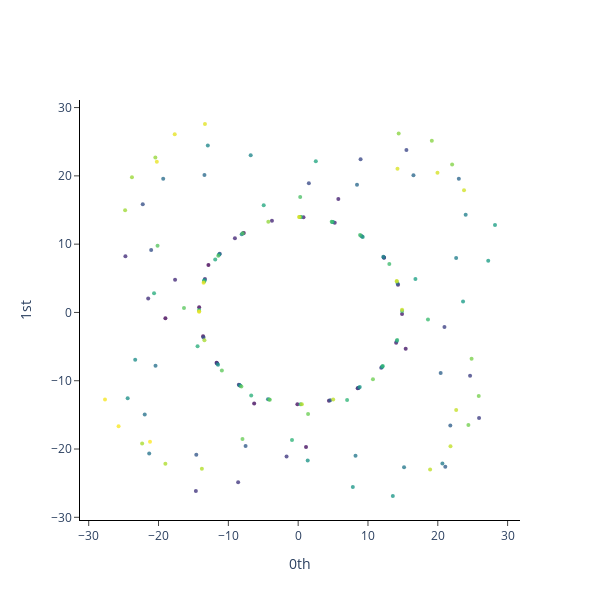

The code cell stored with this chart in its notebook:
### Code cell
plot_point_cloud(plot_cloud)

### Figure 1 — Plotly figure (JSON) as saved in the notebook; plotly's stock layout.template omitted (floating-point values rounded to 4 significant figures; data arrays with more than 128 entries replaced by an {"elided": "..."} marker saying what was removed)
{"data": [{"marker": {"color": {"elided": "167 int values"}, "colorscale": [[0, "#440154"], [0.1111, "#482878"], [0.2222, "#3e4989"], [0.3333, "#31688e"], [0.4444, "#26828e"], [0.5556, "#1f9e89"], [0.6667, "#35b779"], [0.7778, "#6ece58"], [0.8889, "#b5de2b"], [1, "#fde725"]], "opacity": 0.8, "size": 4}, "mode": "markers", "type": "scatter", "x": {"elided": "167 float values"}, "y": {"elided": "167 float values"}}], "layout": {"height": 600, "plot_bgcolor": "white", "width": 600, "xaxis": {"anchor": "x", "exponentformat": "e", "linecolor": "black", "linewidth": 1, "mirror": false, "showexponent": "all", "showline": true, "side": "bottom", "ticks": "outside", "title": {"text": "0th"}, "type": "linear", "zeroline": true}, "yaxis": {"anchor": "y", "exponentformat": "e", "linecolor": "black", "linewidth": 1, "mirror": false, "showexponent": "all", "showline": true, "side": "left", "ticks": "outside", "title": {"text": "1st"}, "type": "linear", "zeroline": true}}}
